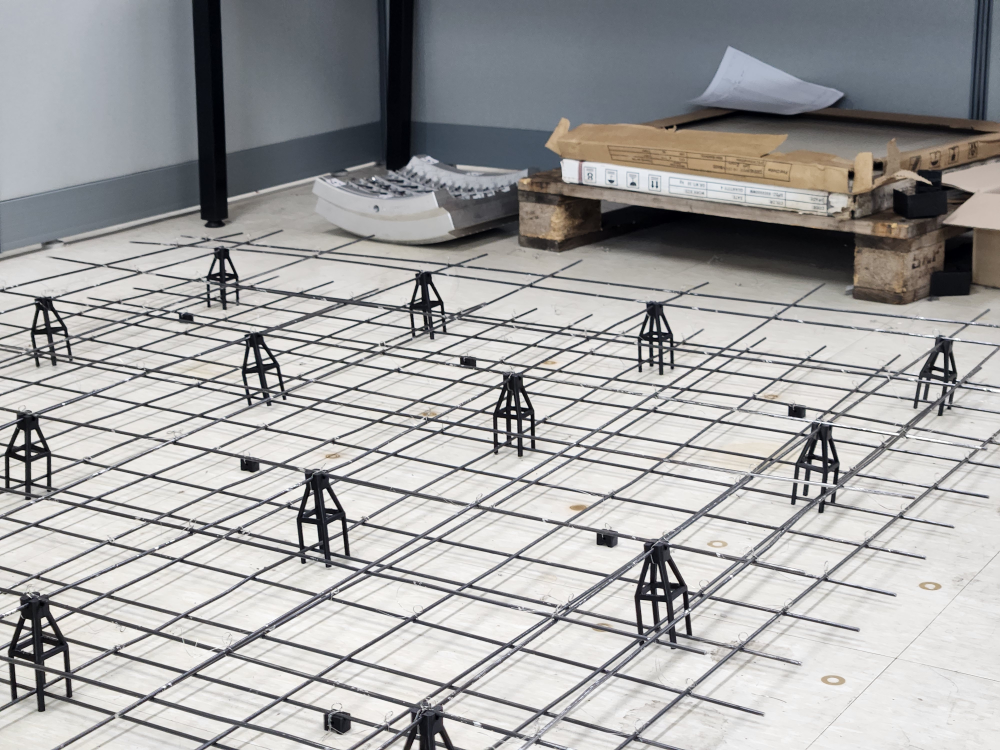
#> input picture data_sample/0.jpg, 4000 x 3000 px, found by its file name (shown at 1/4 size); its folder holds only this picture in this run
$ python test_sample.py
#> lines starting #> are read from the running program, lines starting #| are printed output that depends on the picture
### n_pointClicker.py
import cv2

class PointClicker:
    def __init__(self, num_point, window_name="Click Points"):
#> in test, sample_image is the input picture: shape (3000, 4000, 3); mean B, G, R 163.9, 164.1, 164.5
        self.window_name = window_name
        self.points = []
        self.max_points = num_point
        self.multiplier = 1.0
        self.done = False

    # [8 lines left out: function _mouse_callback, not called in this run]

    def get_points(self, image, ratio = '4:3'):
#> called with ratio = '4:3'
        self.points = []
        if image.shape[0] > 900:
            self.multiplier = image.shape[0] / 900
#> self.multiplier = 3.33
            if ratio == '4:3':
                image = cv2.resize(image ,(1200, 900))
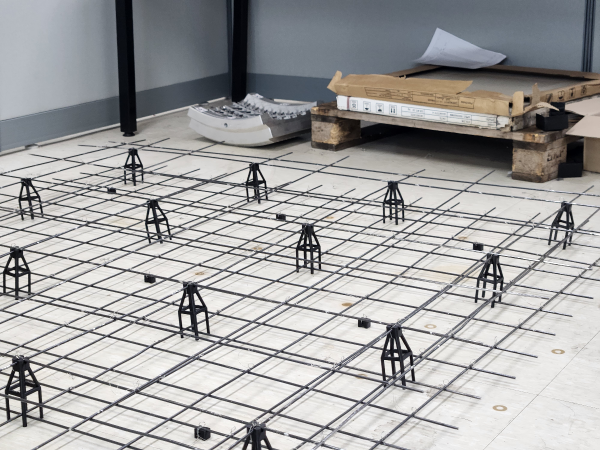
#> image: shape (900, 1200, 3) (shown at 1/2 size); mean of channels 0, 1, 2 163.8, 164.1, 164.4; drawn as B, G, R
            elif ratio == '16:9':
                image = cv2.resize(image, (1600, 900))
            else:
                raise 'ratio value must be one of "4:3" or "16:9"'
        self.image = image.copy()

        cv2.imshow(self.window_name, self.image)
        cv2.setMouseCallback(self.window_name, self._mouse_callback)

        while True:
            key = cv2.waitKey(1)
#> (key Esc is pressed here)

            if key == 13:  # Enter 키
                if len(self.points) == self.max_points:
                    cv2.destroyWindow(self.window_name)
                    return self.points
                else:
                    print(f"점 {self.max_points}개를 모두 클릭해야 합니다. 현재: {len(self.points)}개")
            elif key == 27:  # ESC 키
                cv2.destroyWindow(self.window_name)
#> (the run stopped early here; a loop or call above may not have finished)

$ run again, on data_sample/4.jpg
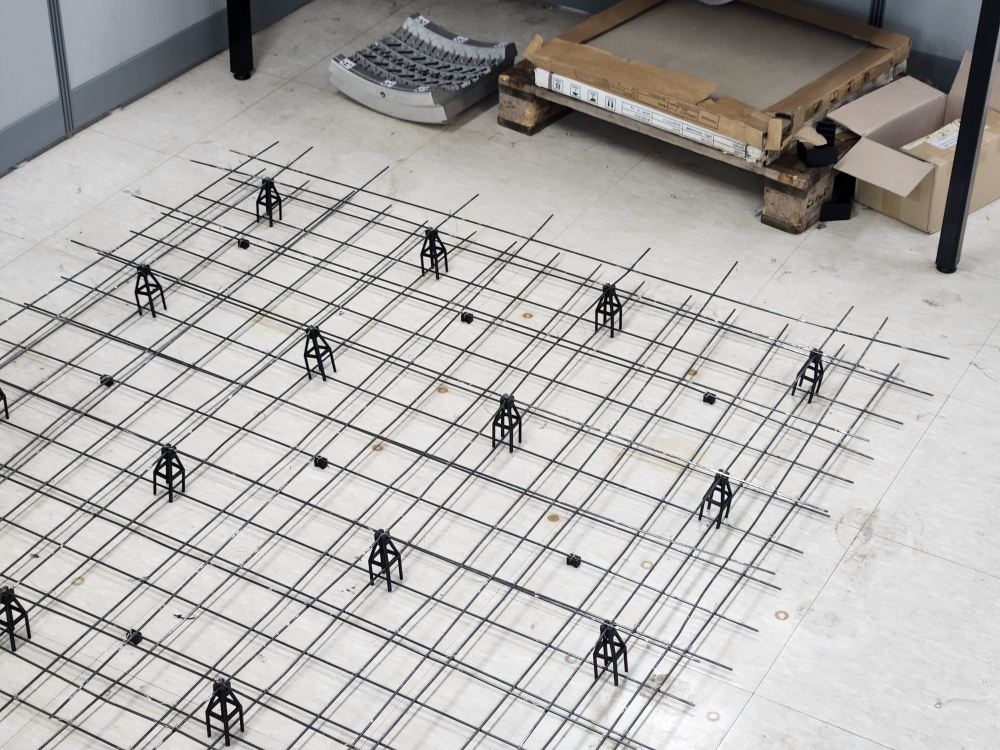
#> input picture data_sample/4.jpg, 4000 x 3000 px, found by its file name (shown at 1/4 size)
#> in test, sample_image is the input picture: shape (3000, 4000, 3); mean B, G, R 174.7, 176.6, 178
#> in get_points, `image = cv2.resize(image ,(1200, 900))`:
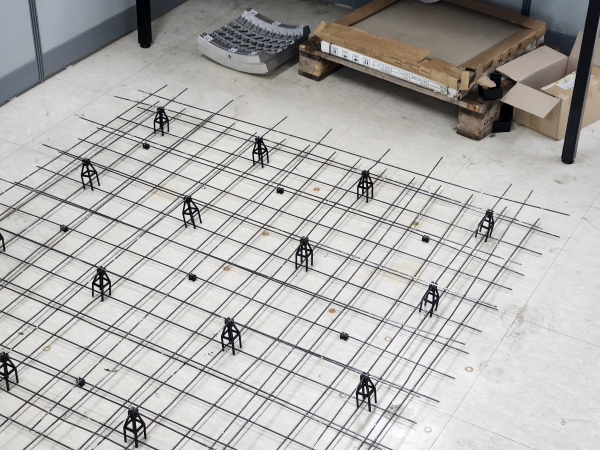
#> image: shape (900, 1200, 3) (shown at 1/2 size); mean of channels 0, 1, 2 174.6, 176.5, 177.9; drawn as B, G, R

$ run again, on data_sample/1.jpg
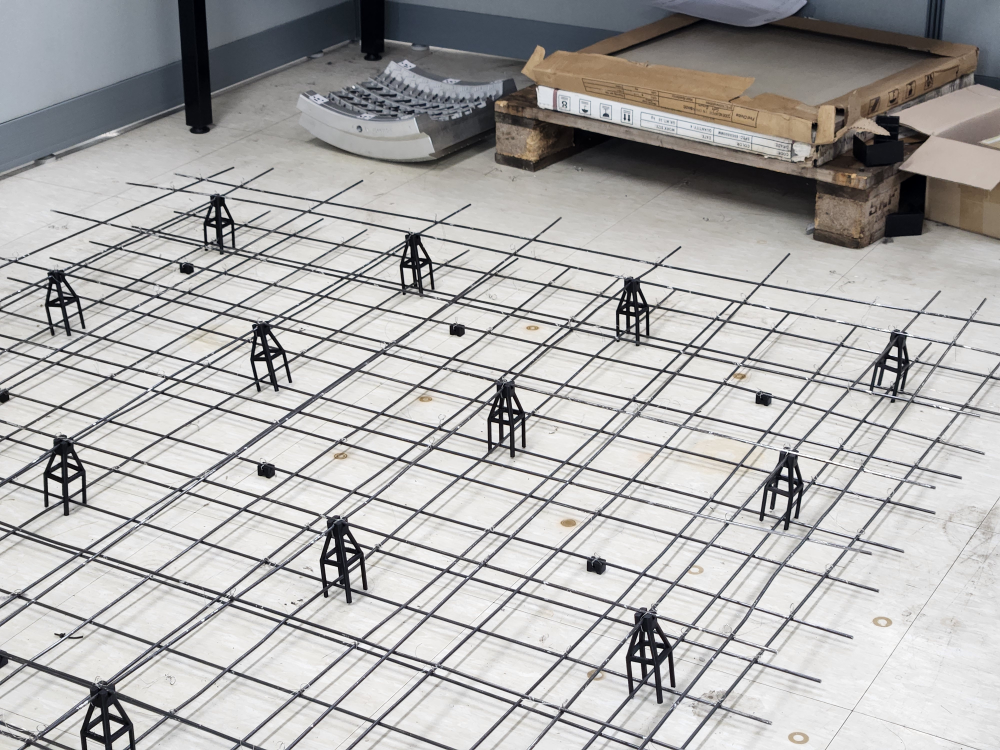
#> input picture data_sample/1.jpg, 4000 x 3000 px, found by its file name (shown at 1/4 size)
#> in test, sample_image is the input picture: shape (3000, 4000, 3); mean B, G, R 172.1, 173, 174.2
#> in get_points, `image = cv2.resize(image ,(1200, 900))`:
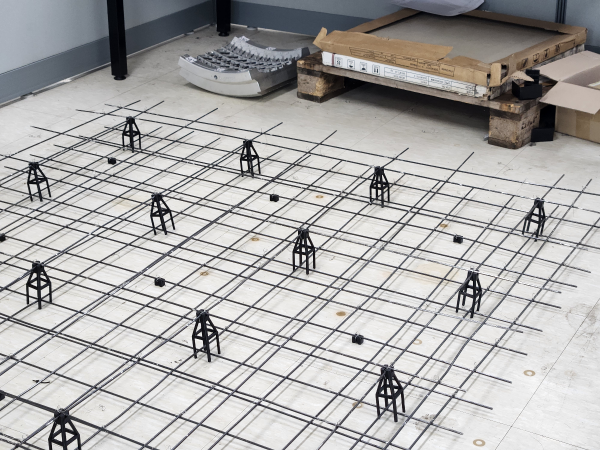
#> image: shape (900, 1200, 3) (shown at 1/2 size); mean of channels 0, 1, 2 172, 172.9, 174.1; drawn as B, G, R

$ run again, on data_sample/2.jpg
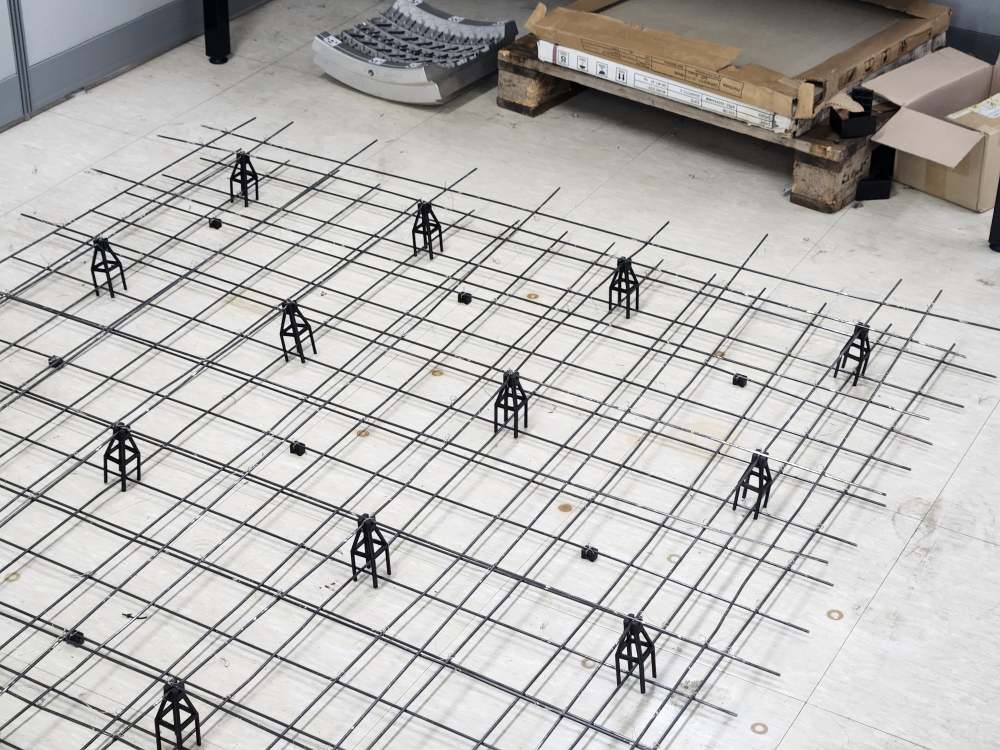
#> input picture data_sample/2.jpg, 4000 x 3000 px, found by its file name (shown at 1/4 size)
#> in test, sample_image is the input picture: shape (3000, 4000, 3); mean B, G, R 181.3, 183.1, 184.6
#> in get_points, `image = cv2.resize(image ,(1200, 900))`:
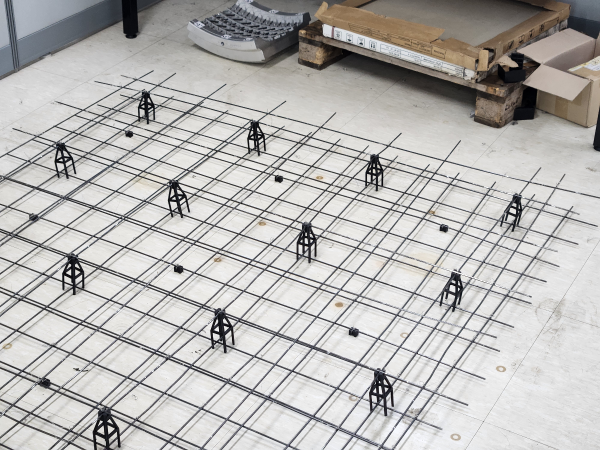
#> image: shape (900, 1200, 3) (shown at 1/2 size); mean of channels 0, 1, 2 181.2, 183, 184.6; drawn as B, G, R
